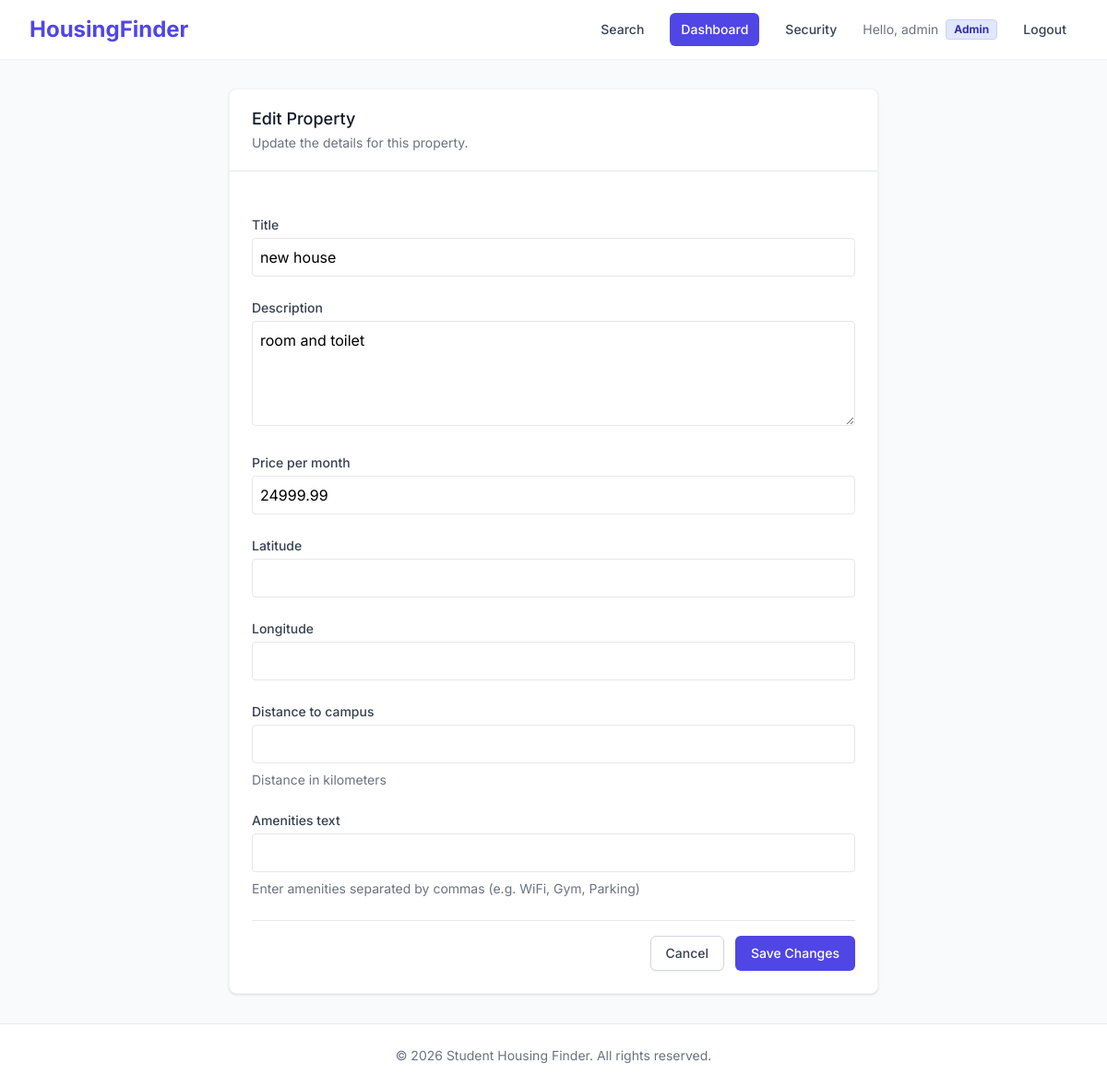
Page /dashboard/property/19/edit/ (signed in) on the committed database.
### accounts/models.py (models this page shows, shortened)
class User(AbstractUser):
    class Role(models.TextChoices):
        STUDENT = 'STUDENT', 'Student'
        LANDLORD = 'LANDLORD', 'Landlord'
        ADMIN = 'ADMIN', 'Admin'
    role = models.CharField(max_length=20, choices=Role.choices, default=Role.STUDENT)
    phone_number = models.CharField(
        max_length=20,
        blank=True,
        null=True,
        validators=[
            RegexValidator(
                regex=r'^[+]?[0-9]{7,20}$',
                message='Phone number must contain 7-20 digits and may start with +',
                code='invalid_phone'
            )
        ],
        help_text='Format: +1234567890 or 1234567890'
    )

### properties/models.py (models this page shows, shortened)
class Property(models.Model):
    landlord = models.ForeignKey(settings.AUTH_USER_MODEL, on_delete=models.CASCADE, related_name='properties')
    title = models.CharField(max_length=200)
    description = models.TextField()
    price_per_month = models.DecimalField(max_digits=10, decimal_places=2)
    latitude = models.FloatField(null=True, blank=True)
    longitude = models.FloatField(null=True, blank=True)
    amenities = models.JSONField(default=list, blank=True) # e.g. ["WiFi", "Water Borehole"]
    distance_to_campus = models.FloatField(help_text="Distance in kilometers", null=True, blank=True)
    created_at = models.DateTimeField(auto_now_add=True)
    updated_at = models.DateTimeField(auto_now=True)

### properties/views.py (the view)
# urls.py: path('dashboard/property/<int:pk>/edit/', views.property_edit_view, name='property_edit'),
@login_required
def property_edit_view(request, pk):
    if request.user.role not in ['ADMIN', 'LANDLORD']:
        return redirect('home')
    if request.user.role == 'ADMIN':
        property = get_object_or_404(Property, pk=pk)
    else:
        property = get_object_or_404(Property, pk=pk, landlord=request.user)
    if request.method == 'POST':
        form = PropertyForm(request.POST, instance=property)
        if form.is_valid():
            form.save()
            messages.success(request, "Property updated successfully!")
            return redirect('dashboard')
    else:
        form = PropertyForm(instance=property)
    return render(request, 'dashboard/property_form.html', {'form': form, 'is_edit': True})

### accounts/logging_utils.py (called while the page is built)
def get_client_ip(request):
    x_forwarded_for = request.META.get('HTTP_X_FORWARDED_FOR')
    if x_forwarded_for:
        ip = x_forwarded_for.split(',')[0]
    else:
        ip = request.META.get('REMOTE_ADDR')
    return ip

    def __call__(self, request):
        response = self.get_response(request)
        if not request.path.startswith(('/static/', '/media/')):
            if response.status_code >= 400 or any(important_path in request.path for important_path in ['/admin/', '/dashboard/', '/login', '/signup']):
                user = request.user if request.user.is_authenticated else None
                log_event(
                    level=SystemLog.LogLevel.WARNING if response.status_code >= 400 else SystemLog.LogLevel.INFO,
                    category=SystemLog.LogCategory.SECURITY,
                    action=f"{request.method} {request.path}",
                    message=f"Status: {response.status_code}",
                    user=user,
                    request=request,
                    status_code=response.status_code
                )
        return response

### templates/dashboard/property_form.html (shortened to what this page needs)
{% extends 'base.html' %}
{% block content %}
<div class="bg-gray-50 flex-1 py-8">
    <div class="max-w-3xl mx-auto px-4 sm:px-6 lg:px-8">
        <div class="bg-white shadow rounded-lg border border-gray-100 overflow-hidden">
            <div class="px-4 py-5 border-b border-gray-200 sm:px-6">
                <h3 class="text-lg leading-6 font-medium text-gray-900">{% if is_edit %}Edit Property{% else %}Add New Property{% endif %}</h3>
                <p class="mt-1 text-sm text-gray-500">{% if is_edit %}Update the details for this property.{% else %}Fill in the details below to list a new house.{% endif %}</p>
            </div>
            <div class="px-4 py-5 sm:p-6">
                <form method="POST" class="space-y-6">
                    {% for field in form %}
                    <div>
                        <label for="{{ field.id_for_label }}" class="block text-sm font-medium text-gray-700">{{ field.label }}</label>
                        <div class="mt-1">
                            {{ field }}
                        </div>
                        {% if field.help_text %}
                        <p class="mt-2 text-sm text-gray-500">{{ field.help_text }}</p>
                        {% endif %}
                    </div>
                    {% endfor %}
                    <div class="flex justify-end space-x-3 pt-4 border-t border-gray-200">
                        <a href="{% url 'dashboard' %}" class="bg-white py-2 px-4 border border-gray-300 rounded-md shadow-sm text-sm font-medium text-gray-700 hover:bg-gray-50 focus:outline-none focus:ring-2 focus:ring-offset-2 focus:ring-indigo-500">
                            Cancel
                        </a>
                        <button type="submit" class="inline-flex justify-center py-2 px-4 border border-transparent shadow-sm text-sm font-medium rounded-md text-white bg-indigo-600 hover:bg-indigo-700 focus:outline-none focus:ring-2 focus:ring-offset-2 focus:ring-indigo-500">
                            {% if is_edit %}Save Changes{% else %}List Property{% endif %}
                        </button>
                    </div>
                </form>
            </div>
        </div>
    </div>
</div>
{% endblock %}

### templates/base.html (shortened to what this page needs)
<!DOCTYPE html>
<html lang="en">
<head>
    <script src="https://cdn.tailwindcss.com"></script>
    <link rel="stylesheet" href="https://unpkg.com/leaflet@1.9.4/dist/leaflet.css"/>
</head>
<body class="bg-gray-50 flex flex-col min-h-screen">
    <nav class="bg-white shadow-sm sticky top-0 z-[1000]">
        <div class="max-w-7xl mx-auto px-4 sm:px-6 lg:px-8">
            <div class="flex justify-between h-16">
                <div class="flex">
                    <a href="{% url 'home' %}" class="flex-shrink-0 flex items-center">
                        <span class="text-2xl font-bold text-indigo-600">HousingFinder</span>
                    </a>
                </div>
                <div class="flex items-center space-x-4">
                    <a href="{% url 'property_search' %}" class="text-gray-700 hover:text-indigo-600 px-3 py-2 rounded-md text-sm font-medium">Search</a>
                    {% if user.is_authenticated %}
                        <a href="{% url 'dashboard' %}" class="bg-indigo-600 text-white hover:bg-indigo-700 px-3 py-2 rounded-md text-sm font-medium transition-colors">Dashboard</a>
                        <a href="{% url 'two_factor:profile' %}" class="text-gray-700 hover:text-indigo-600 px-3 py-2 rounded-md text-sm font-medium">Security</a>
                        <div class="flex items-center">
                            <span class="text-gray-500 text-sm mr-2">Hello, {{ user.username }}</span>
                            {% if user.role == 'ADMIN' or user.is_superuser %}
                                <span class="inline-flex items-center px-2 py-0.5 rounded text-xs font-bold bg-indigo-100 text-indigo-800 border border-indigo-200">
                                    Admin
                                </span>
                            {% endif %}
                        </div>
                        <a href="{% url 'logout' %}" class="text-gray-700 hover:text-indigo-600 px-3 py-2 rounded-md text-sm font-medium">Logout</a>
                    {% else %}
                        <a href="{% url 'two_factor:login' %}" class="text-gray-700 hover:text-indigo-600 px-3 py-2 rounded-md text-sm font-medium">Login</a>
                        <a href="{% url 'signup' %}" class="bg-indigo-600 text-white hover:bg-indigo-700 px-4 py-2 rounded-md text-sm font-medium transition-colors">Sign Up</a>
                    {% endif %}
                </div>
            </div>
        </div>
    </nav>
    <main class="flex-grow flex flex-col">
        {% block content %}{% endblock %}
    </main>
    <footer class="bg-white border-t border-gray-200 mt-auto z-[1000]">
        <div class="max-w-7xl mx-auto py-6 px-4 sm:px-6 lg:px-8">
            <p class="text-center text-sm text-gray-500">&copy; 2026 Student Housing Finder. All rights reserved.</p>
        </div>
    </footer>
</body>
</html>

### templates/base.html (style rules this page uses)
body { font-family: 'Inter', sans-serif; }

### rows in the picture
User: username "admin"
Property: form "new house" "room and toilet" "24999.99"

### other values in the picture
{{ field.label }} "Title" "Description" "Price per month" "Latitude" "Longitude" "Distance to campus" "Amenities text"
{{ field.help_text }} "Distance in kilometers" "Enter amenities separated by commas (e.g. WiFi, Gym, Parking)"
